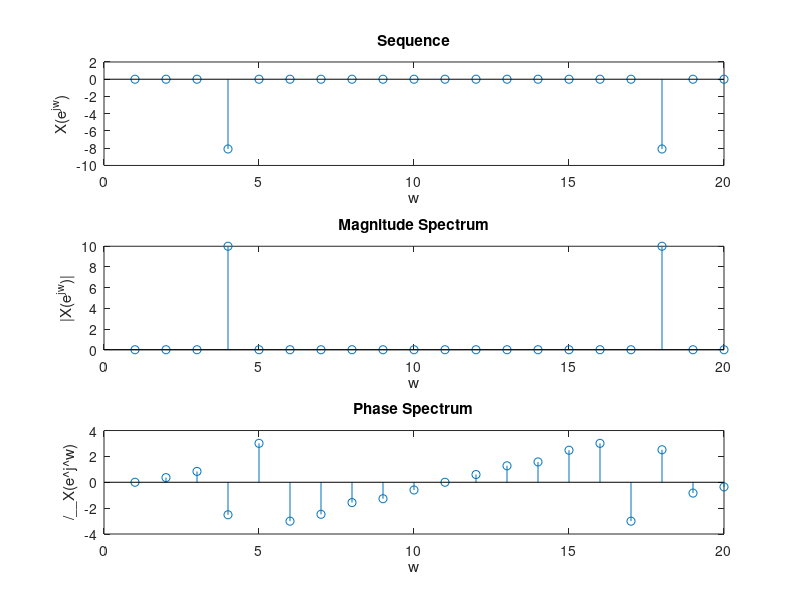

This chart was generated by the following MATLAB code: (Note: this script raises an error after producing the figure.)
N = 20;
n = 0:1:N-1;
w0 = (3*pi)/10;

x = sin(w0*(n-1));
X = fft(x, N);

figure()

subplot(3, 1, 1);
stem(X);
title('Sequence')
ylabel('X(e^j^w)')
xlabel('w')

subplot(3, 1, 2)
stem(abs(X))
title('Magnitude Spectrum')
ylabel('|X(e^j^w)|')
xlabel('w')

subplot(3, 1, 3)
stem(angle(X))
title('Phase Spectrum')
ylabel('/__X(e^j^w)')
xlabel('w')

sgtitle('20-Point DFT of x[n] = sin(w0(n-1))')

X1 = fftshift(fft(x, N));
F = length(x)*(-N/2:N/2-1)/N;

figure()
stem(F, abs(X1))
title('DFT of Audio Signal with FFTshift')
ylabel('|X(e^j^w)|')
xlabel('frequency(Hz)')